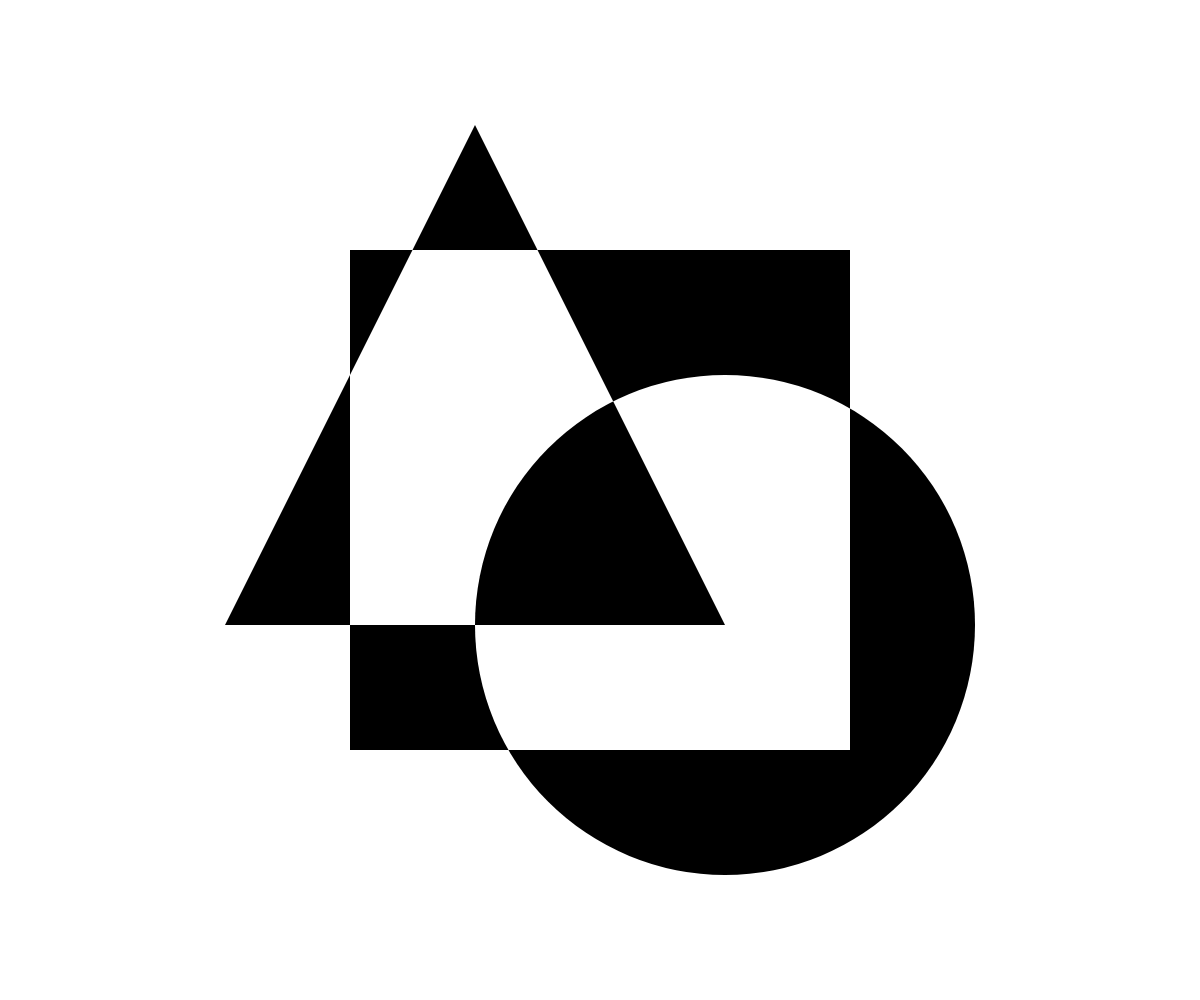
Frame 1 (no input)
Frame 60 (no input): identical to frame 1, image omitted
Frame 120 (the mouse pressed at the canvas centre since frame 60): identical to frame 1, image omitted

The p5.js sketch that drew this single still picture (run headless with seeded random() and noise() and a simulated clock; from frame 60 on, the mouse is pressed at the canvas centre):

// p5.js sketch
// ── sketch.js
function setup () {
  createCanvas(windowWidth, windowHeight);
}

function windowResized () {
  resizeCanvas(windowWidth, windowHeight);
}

function draw(){
  blendMode(BLEND);
  background(255);
  fill(255);
  blendMode(DIFFERENCE);
  noStroke();

  const x = width / 2;
  const y = height / 2;
  
  const dim = Math.min(width, height);
  const size = dim * 0.5;
  
  rectMode(CENTER);
  rect(x, y, size, size);
  
  push();
  translate(size / 4, size / 4);
  ellipse(x, y, size, size);
  pop();
  
  push();
  translate(-size / 4, -size / 4);
  triangle(
    x, y - size / 2,
    x + size / 2, y + size / 2,
    x - size / 2, y + size / 2
  );
}
